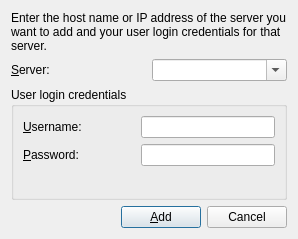
<?xml version="1.0" encoding="UTF-8"?>
<ui version="4.0">
 <class>AddServerDialog</class>
 <widget class="QDialog" name="AddServerDialog">
  <property name="windowTitle">
   <string>Add New Server</string>
  </property>
  <layout class="QGridLayout" name="tableLayoutPanelType">
   <item row="0" column="0" colspan="2">
    <widget class="QLabel" name="labelInstructions">
     <property name="text">
      <string>Enter the host name or IP address of the server you want to add and your user login credentials for that server.</string>
     </property>
     <property name="wordWrap">
      <bool>true</bool>
     </property>
    </widget>
   </item>
   <item row="1" column="0">
    <widget class="QLabel" name="ServerNameLabel">
     <property name="text">
      <string>&amp;Server:</string>
     </property>
     <property name="buddy">
      <cstring>ServerNameComboBox</cstring>
     </property>
    </widget>
   </item>
   <item row="1" column="1">
    <widget class="QComboBox" name="ServerNameComboBox">
     <property name="editable">
      <bool>true</bool>
     </property>
    </widget>
   </item>
   <item row="2" column="0" colspan="2">
    <widget class="QGroupBox" name="groupBox1">
     <property name="title">
      <string>User login credentials</string>
     </property>
     <layout class="QGridLayout" name="tableLayoutPanelCreds">
      <item row="0" column="0">
       <widget class="QLabel" name="UsernameLabel">
        <property name="text">
         <string>&amp;Username:</string>
        </property>
        <property name="buddy">
         <cstring>UsernameTextBox</cstring>
        </property>
       </widget>
      </item>
      <item row="0" column="1" colspan="2">
       <widget class="QLineEdit" name="UsernameTextBox"/>
      </item>
      <item row="1" column="0">
       <widget class="QLabel" name="PasswordLabel">
        <property name="text">
         <string>&amp;Password:</string>
        </property>
        <property name="buddy">
         <cstring>PasswordTextBox</cstring>
        </property>
       </widget>
      </item>
      <item row="1" column="1" colspan="2">
       <widget class="QLineEdit" name="PasswordTextBox">
        <property name="echoMode">
         <enum>QLineEdit::Password</enum>
        </property>
       </widget>
      </item>
      <item row="2" column="1">
       <widget class="QLabel" name="pictureBoxError">
        <property name="minimumSize">
         <size>
          <width>16</width>
          <height>16</height>
         </size>
        </property>
        <property name="maximumSize">
         <size>
          <width>16</width>
          <height>16</height>
         </size>
        </property>
       </widget>
      </item>
      <item row="2" column="2">
       <widget class="QLabel" name="labelError">
        <property name="text">
         <string/>
        </property>
        <property name="wordWrap">
         <bool>true</bool>
        </property>
       </widget>
      </item>
     </layout>
    </widget>
   </item>
   <item row="3" column="0" colspan="2">
    <layout class="QHBoxLayout" name="buttonLayout">
     <item>
      <spacer name="horizontalSpacer">
       <property name="orientation">
        <enum>Qt::Horizontal</enum>
       </property>
       <property name="sizeHint" stdset="0">
        <size>
         <width>40</width>
         <height>20</height>
        </size>
       </property>
      </spacer>
     </item>
     <item>
      <widget class="QPushButton" name="AddButton">
       <property name="text">
        <string>&amp;Add</string>
       </property>
      </widget>
     </item>
     <item>
      <widget class="QPushButton" name="CancelButton2">
       <property name="text">
        <string>Cancel</string>
       </property>
      </widget>
     </item>
    </layout>
   </item>
  </layout>
 </widget>
 <resources/>
 <connections/>
</ui>
